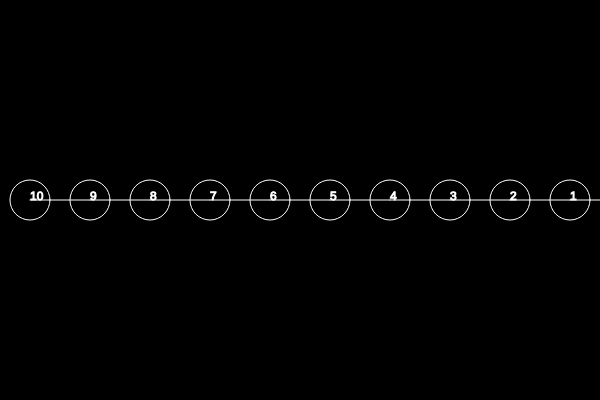
Frame 1 (no input)
Frame 60 (no input): identical to frame 1, image omitted
Frame 120 (the mouse pressed at the canvas centre since frame 60): identical to frame 1, image omitted

The p5.js sketch that drew this single still picture (run headless with seeded random() and noise() and a simulated clock; from frame 60 on, the mouse is pressed at the canvas centre):

// p5.js sketch
// ── sketch.js
let l1
let x = 50;
let y = 50;

function setup() {
  createCanvas(600, 400);
  l1 = new LinkedList();
  for (let i = 0; i <= 10; i++) {
    l1.insertAtBeginning(i);
  }
}

function draw() {
  background(0, 0, 0);
  l1.show(30, height/2);
}

// ── linkedlist.js
// Inspired by: js-algorithm github
// Shubhangi Raj Agrawal medium

class LinkedList {
  constructor() {
    this.head = null;
  }
  insertAtBeginning(data) {
    let newNode = new Node(data);
    newNode.next = this.head;

    this.head = newNode;
    return this.head;
  }
  insertAtEnd(data) {
    let newNode = new Node(data);

    if (!this.head) {
      this.head = newNode;
      return this.head;
    }
    let tail = this.head;
    while (tail.next != null) {
      tail = tail.next;
    }
    tail.next = newNode;
    return this.head;
  }
  findP(index) {
    let counter = 0;
    let node = this.head;

    while (node) {
      if (counter == index) {
        return node;
      }
      counter++;
      node = node.next;
    }
    return null;
  }
  insertAtPosition(data, index) {
    if (index == 0) {
      this.head = new Node(data, this.head);
      return;
    }
    let pre = this.findP(index - 1);
    let newNode = new Node(data);
    newNode.next = pre.next;
    pre.next = newNode;

    return this.head;
  }
  deleteFromFirst() {
    if (!this.head) {
      return;
    }
    this.head = this.head.next;
    return this.head;
  }
  deleteFromLast() {
    if (!this.head) {
      return null;
    }
    if (!this.head.next) {
      this.head = null;
      return;
    }
    let pre = this.head;
    let tail = this.head.next;
    while (tail.next != null) {
      pre = tail;
      tail = tail.next;
    }
    pre.next = null;
    return this.head;
  }
  deleteFromPosition(index) {
    if (index == 0) {
      this.head = this.head.next;
      return;
    }

    let pre = this.findP(index - 1);
    if (!pre || !pre.next) {
      return;
    }
    pre.next = pre.next.next;
    return this.head;
  }
  deleteList() {
    this.head = null;
  }
  show(x, y) {
    let p = this.head;
    while (p.next != null) {
      noFill();
      stroke(255, 255, 255);
      circle(x, y, 40);
      fill(255, 255, 255);
      text(p.data, x, y);
      line(x, y, x+60, y);
      x += 60;
      p = p.next;
    }
  }
}
// ── node.js
class Node {
  constructor(data, next = null) {
    this.data = data;
    this.next = next;
  }
}
